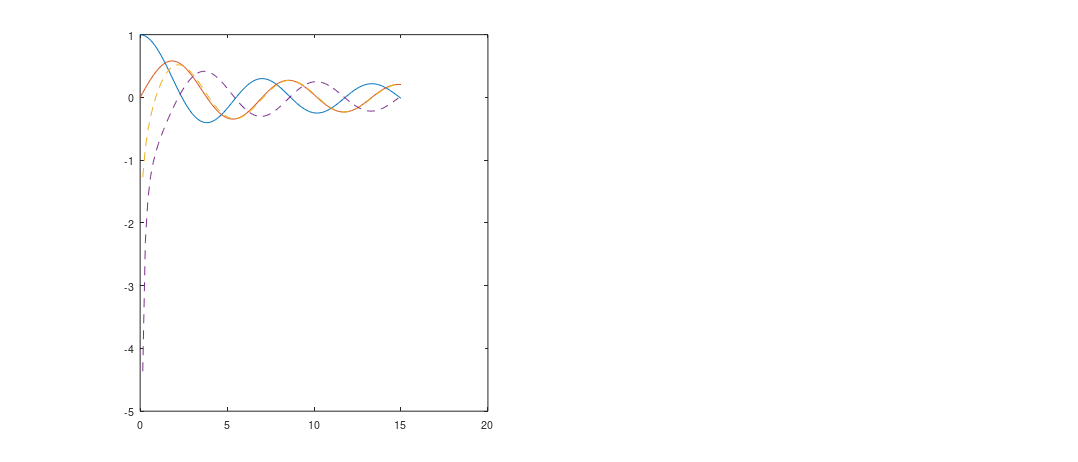

MATLAB code to generate this figure: (Note: this script raises an error after producing the figure.)
%% Wave power computation
% copied from ewtec_pap2 in Dropbox\matlab\studies
% 0) set up stuff

folder = 'C:\Users\s1213969\Dropbox\matlab\thesis\';
fontsi = 10;
figwid = 14;

%% 1) Bessel function pic

fighei = 6;

m1 = [0 1];
m2 = [7 12];
kr1 = linspace(0,15,101);

limM1 = sqrt(m1 + [1 1]);
limM2 = sqrt(m2 + [1 1]);

[M1, KR] = meshgrid(m1, kr1);
[M2] = meshgrid(m2, kr1);

J1 = besselj(M1, KR);
Y1 = bessely(M1, KR);
J2 = besselj(M2, KR);
Y2 = bessely(M2, KR);


figure;
set(gcf,'PaperPosition',[0 0 figwid fighei]);

dy = 2*10^-5;

subplot(1,2,1);
l0 = plot(kr1,J1);
hold on;
l2 = plot(kr1,Y1,'--');
set(l2(1), 'Color', l0(1).Color)
set(l2(2), 'Color', l0(2).Color)
%plot([1; 1]*limM1, [-2 -2; 2 2], 'k:')
set(gca, 'ylim', 2.2*[-1 1], 'ytick', [-2 -1 0 1 2],'FontSize', fontsi);
leg = legend('J_0', 'J_1', 'Y_0', 'Y_1');
%pos = leg.Position;
pos = [0.32 0.69 0.12 0.15];
set(leg, 'Box', 'off', 'Position', pos, 'FontSize', 6.5);
%ylabel('Magnitude');
xlabel('kr','FontSize', fontsi);

subplot(1,2,2);
l1 = plot(kr1,J2);
hold on;
l2 = plot(kr1,Y2,'--');
set(l2(1), 'Color', l0(1).Color)
set(l2(2), 'Color', l0(2).Color)
%plot([1; 1]*limM2, [-2 -2; 2 2], 'k:')
set(gca, 'ylim', 2.2*[-1 1], 'ytick', [-2 -1 0 1 2],'FontSize', fontsi);
leg = legend('J_7', 'J_{12}', 'Y_7', 'Y_{12}');
pos = [0.76 0.69 0.12 0.15];
set(leg, 'Box', 'off', 'Position', pos, 'FontSize', 6.5);
%ylabel('Magnitude');
xlabel('kr','FontSize', fontsi);

print('-dpng', '-r400', [folder 'pics\bessel_pow']);

%% 2) Point absorber pic
fighei = 7.5;

beta = pi/4;
M = 3;
m = -M:M;
a = 1;
aI = a/2*exp(-1i*m*(beta+pi/2));

close all;
figure;
set(gcf, 'PaperPosition', [0 0 figwid fighei]);
plotCoefs(M, aI, true, 'Color', [1 0 0], 'LineWidth', 1)

bR = a/2*[-1i*exp(1i*beta) -1 1i*exp(-1i*beta)];

MR = 1;

plotCoefs(MR, bR, false, 'Color', [0 0 1], 'LineWidth', 1, 'LineStyle', '--')

ax = gca;
lines = ax.Children;
leg = legend([lines(20), lines(1)], {'1/2 Incident', 'Radiated'}, 'Position', [0.7 0.7 0.1 0.1], 'FontSize', fontsi);
legend('boxoff');

x = 0.7;
y = 0.55;
w = 0.1;
h = 0.1;
an = annotation('textbox', [x y w h], 'String', ['\beta = \pi/4'], 'LineStyle', 'none', 'FontSize', fontsi);

% add labels
x = 0.52;
y = 0.55;
w = 0.1;
h = 0.1;
an = annotation('textbox', [x y w h], 'String', '|a|', 'LineStyle', 'none', 'FontSize', fontsi);
set(an, 'LineStyle', 'none');
x = 0.42;
y = 0.4;
an = annotation('textbox', [x y w h], 'String', 'ang(a)', 'LineStyle', 'none', 'FontSize', fontsi);
set(an, 'LineStyle', 'none');

% slope = [0.27/M -0.137/M];
slope = [0.26/M -0.16/M];
start = [0.5 0.38];

for m = -M:M
    x = start(1) + slope(1)*m;
    y = start(2) + slope(2)*m;
    if (m == 0)
        x = x + 0.02;
        y = y + 0.07;
        mstr = 'm = 0';
    else
        mstr =  num2str(m);
    end
    annotation('textbox', [x y w h], 'String', mstr, 'LineStyle', 'none', 'FontSize', fontsi);
end

print('-dpng', '-r400', [folder 'pics\rad_coefs']);

%% 3.1) Compute values for different beams for main pic

beams = [1 2 5 10 20 50];

Nb = length(beams);
M = 64;
nTheta = M*2^3;  

aSs = cell(Nb, 1);
aRs = cell(Nb, 2);

for n = 1:Nb
    [aS, aR] = wave_power_wamComp([folder 'runs'], beams(n), nTheta, M);
    aSs{n} = aS;
    aRs(n,1:2) = aR;
end

save([folder '\wave_power\pow_beams'], 'beams', 'aSs', 'aRs', 'M', 'Nb');

%% 3.2) Compute values for large range of beams pic

beamsB = 1:50;

NbB = length(beamsB);
M = 64;
nTheta = M*2^3;  

aSsB = cell(NbB, 1);
aRsB = cell(NbB, 2);

for n = 1:NbB
    [aS, aR] = wave_power_wamComp([folder 'runs'], beamsB(n), nTheta, M);
    aSsB{n} = aS;
    aRsB(n,1:2) = aR;
end

save([folder '\wave_power\pow_big_beams'], 'beamsB', 'aSsB', 'aRsB', 'M', 'NbB');

%% 4.1) Make main beams figure

load pow_beams

fighei = 18;
fontsi = 8;

M = 64;
Mt = 20;
inds = M+1-Mt:M+1+Mt;

m = -Mt:Mt;
aI = exp(-1i*(-M:M)*pi/2);
aI = aI.';

r = 1;
dep = 3;

h = 10;          
lam = 10;
T = IWaves.Lam2T(lam, h);
t = linspace(0,T,101);
omega = 2*pi/T;
k = 2*pi/lam;
eiomegat = exp(1i*omega*t);
wavx = linspace(-15,15,101);
wavz = exp(-1i*k*wavx);

rho = 1000;
g = 9.806650;
cg = IWaves.GroupVel(T, h);
const = 2*rho*g*cg/k;

uef = IWaves.UnitEnergyFlux(rho, T, h);
uef = uef./const;

figure;
set(gcf,'PaperPosition',[0 0 figwid fighei]);

tmar = 0.05;
lmar = 0.05;

fighei = 0.13;
%figwid1 = 0.14;
figwid1 = 0;
figwid2 = 0.2;
figwid3 = 0.25;

tbspc = 0.015;
lrspc = 0.055;

nsub = 5;

sca = [0.3 0.8 1.5 1.7 1.7 1.7];

bstartx = 0.01;
txtstarty = 1-tmar-0.072;

annotation('textbox', [bstartx txtstarty 0.1 0.1], 'String',{'Beam', '(B/A)'},...
        'LineStyle', 'none', 'FontWeight', 'bold', 'FontSize', fontsi)
% annotation('textbox', [0.11 txtstarty 0.1 0.1], 'String','Cylinder View',...
%         'LineStyle', 'none', 'FontWeight', 'bold', 'FontSize', fntsiz)
annotation('textbox', [0.12 txtstarty 0.1 0.1], 'String','Orbital Motion',...
        'LineStyle', 'none', 'FontWeight', 'bold', 'FontSize', fontsi)
cwstartx = lmar + 3*lrspc + figwid1 + figwid2 + 2*figwid3+0.01;
annotation('textbox', [cwstartx+0.01 txtstarty 0.1 0.1], 'String',{'E'},...
    'LineStyle', 'none', 'FontWeight', 'bold', 'FontSize', fontsi)


xs = [0.175 0.465 0.773 0.94];
vals = {'a)', 'b)', 'c)', 'd)'};
for n = 1:4
    annotation('textbox', [xs(n) 0.03 0.1 0.01], 'String', vals{n},...
        'LineStyle', 'none', 'FontWeight', 'bold', 'FontSize', fontsi)
end

for n = 1:Nb
    
    aS = aSs{n}.';
    aD = 1/2*aI + aS;
    aR1 = aRs{n,1}.';
    aR2 = aRs{n,2}.';
    BR = [aR1 aR2];
    zeta = BR\(-aD);
    d = aD + BR*zeta;
    
    pow = (abs(aD).^2 - abs(d).^2);
    powDiff = abs(aD).^2;
    eff = pow./powDiff;
    
    totPow = sum(pow);
    CW = totPow/uef;
    

    % Beam
    yplot = 1-tmar-fighei-(n-1)*(fighei+tbspc);
    beam = beams(n);
    annotation('textbox', [bstartx+0.01 yplot-0.01 0.1 0.1], 'String',...
        {[num2str(beam)]},...
        'LineStyle', 'none', 'FontSize', fontsi)
    
    % Plot motions
    xpath = real(zeta(1)*eiomegat);
    zpath = real(zeta(2)*eiomegat) - dep*ones(size(eiomegat));
    % arrow points
    xa = [xpath(1), xpath(25), xpath(50), xpath(75)];
    za = [zpath(1), zpath(25), zpath(50), zpath(75)];
    
    ua = omega*(za+dep*ones(size(za)));
    va = -omega*xa;
    la = sqrt(ua.^2 + va.^2);
    ua = ua./la;
    va = va./la;
    %subplot(Nb,nsub,nsub*(n-1)+2);
    subplot('Position', [lmar+lrspc+figwid1 yplot-0.0175 figwid2-0.018 fighei]);
    plot(xpath, zpath, 'Color', [0 0 0], 'LineWidth', 1);
    hold on;
    quiver(xa, za, ua, va, sca(n), 'k');
    plot(wavx, wavz, 'k--');
    %plot([-30 30], [0 0], 'k:');
    plot([-30 30], [-h -h], 'k');
    axis equal
    axis off
    set(gca, 'xlim', [-15 15], 'ylim', [-20 4]);

%     annotation('textbox', [lmar+lrspc+figwid+0.02 yplot+0.04 0.1 0.1], 'String',...
%         {['\zeta_1 = ' num2str(abs(zeta(1)), '%4.2f') ', \zeta_2 = ' num2str(abs(zeta(2)), '%4.2f')]},...
%         'LineStyle', 'none', 'FontSize', fntsiz)

    %subplot(Nb,nsub,nsub*(n-1)+4);
    subplot('Position', [lmar+3*lrspc+figwid1+figwid2+figwid3 yplot figwid3 fighei]);
    stem(m, eff(inds), 'Marker', '.', 'Color', [0 0 0]);
    hold on;
    plot([-Mt Mt], [1 1], 'k--');
    set(gca, 'ylim', [-0.1 1.1],'FontSize', fontsi);
    
    if (n == 1)
        title('Efficiency', 'FontSize', fontsi);
    end
    
    if (n == Nb)
        xlabel('m');
        set(gca, 'xtick', [-20 -10 0 10 20]);
    else
        set(gca, 'xtick', []);
    end
    CW2 = CW*k;
    annotation('textbox', [cwstartx+0.005 yplot-0.01 0.1 0.1], 'String',...
        {[num2str(CW2, '%3.1f')]}, 'LineStyle', 'none','FontSize', fontsi)
    plot([CW2/2 CW2/2], [0 1], 'k','LineStyle',':','Color', [1 0 0]);
    plot(-[CW2/2 CW2/2], [0 1], 'k','LineStyle',':','Color', [1 0 0]);
    
    % Plot wave comps
    %subplot(Nb,nsub,nsub*(n-1)+3);
    
    subplot('Position', [lmar+2*lrspc+figwid1+figwid2 yplot figwid3 fighei]);
    stem(m, abs(aD(inds)), 'Marker', '.', 'LineStyle', 'none', 'Color', [1 0 0]);

    hold on
    
    thisa = aR2*zeta(2);
    stem(m, abs(thisa(inds)), 'Marker', '.', 'Color', [0 0.5 0], 'LineStyle', '--');
    hold on
    
    thisa = aR1*zeta(1);
    stem(m, abs(thisa(inds)), 'Marker', '.', 'Color', [0 0 1]);
    
        set(gca, 'ylim', [0 0.7], 'FontSize', fontsi);
   
    
    if (n == 1)
        title('Wave Component Magnitude', 'FontSize', fontsi);
        ax = gca;
        lines = ax.Children;
        leg = legend([lines(3), lines(1), lines(2)], {'Diffracted', 'Surge', 'Heave'}, 'Position', [0.62 0.8 0.1 0.1], 'FontSize', fontsi);
        %legend('boxoff');
    end
    if (n == Nb)
        xlabel('m');
        set(gca, 'xtick', [-20 -10 0 10 20]);
    else
        set(gca, 'xtick', []);
    end

end

print('-dpng', '-r400', [folder 'pics\bristol_cyl_coefs']);

%% 4.2) Large beam range pic
load pow_big_beams

fighei = 9;

aI = exp(-1i*(-M:M)*pi/2);
aI = aI.';

h = 10;          
lam = 10;
T = IWaves.Lam2T(lam, h);
k = 2*pi/lam;

rho = 1000;
g = 9.806650;
cg = IWaves.GroupVel(T, h);
const = 2*rho*g*cg/k;

uef = IWaves.UnitEnergyFlux(rho, T, h);
uef = uef./const;

Es = zeros(NbB,1);
E2s = zeros(NbB,1);

for n = 1:NbB
    
    aS = aSsB{n}.';
    aD = 1/2*aI + aS;
    aR1 = aRsB{n,1}.';
    aR2 = aRsB{n,2}.';
    BR = [aR1 aR2];
    zeta = BR\(-aD);
    d = aD + BR*zeta;
    
    pow = (abs(aD).^2 - abs(d).^2);
    powDiff = abs(aD).^2;
    eff = pow./powDiff;
    
    E = sum(eff);
    
    Es(n) = E;
    
    totPow = sum(pow);
    CW = totPow/uef;
    
    E2 = k*CW;
    E2s(n) = E2;
end

figure;
set(gcf,'PaperPosition',[0 0 figwid fighei]);

coefs = polyfit(beamsB,Es.',1);
yfit = coefs(1)*(0:50) + coefs(2);

plot((0:50), yfit, 'k--');
hold on;
plot(beamsB, Es, 'LineWidth', 1)
axis equal

fontsi = 8;
xlabel('Beam (B/A)', 'FontSize', fontsi);
ylabel('E', 'FontSize', fontsi);
title('Power absorption (as E) v. Beam', 'FontSize', fontsi)

print('-dpng', '-r400', [folder 'pics\bristol_cyl_E']);

%% 5.1) Wave field - compute

% beam = 10;
beam = 10;

M = 32;
nTheta = M*2^3;  

[aSw, aRw, ~, ~, hydBody] = wave_power_wamComp([folder 'runs'], beam, nTheta, M, 'HydroBody');

x = -30:0.25:30;
[X, Y] = meshgrid(x, x);


rho = 1000;
h = 10;          
lam = 10;
T = IWaves.Lam2T(lam, h);

M = 32;
aI = exp(-1i*(-M:M)*pi/2);

D = hydBody.DiffTM;
D = CirWaveComp.Resize2M(D{1}, M);

aD = 1/2*aI.' + aSw.';
aR1 = aRw{1};
aR2 = aRw{2};
BR = [aR1.' aR2.'];
zeta = BR\(-aD);

I = eye(2*M+1);
rhs = BR*zeta;
lhs = -(0.5*I + D);
aIR = lhs\rhs;
aSR = D*aIR;

aIR = aIR.';
aSR = aSR.';

rwaves1 = CirWaves('Out', [0 0], {aR1}, T, h);
rwaves2 = CirWaves('Out', [0 0], {aR2}, T, h);
swaves = CirWaves('Out', [0 0], {aSw}, T, h);
iwaves = CirWaves('In', [0 0], {aI}, T, h);

sRwaves = CirWaves('Out', [0 0], {aSR}, T, h);
iRwaves = CirWaves('In', [0 0], {aIR}, T, h);

rwf1 = CirWaveField(rho, rwaves1, true, X, Y);
rwf2 = CirWaveField(rho, rwaves2, true, X, Y);
swf = CirWaveField(rho, swaves, true, X, Y);
iwf = IncCirWaveField(rho, iwaves, true, X, Y);

sRwf = CirWaveField(rho, sRwaves, true, X, Y);
iRwf = IncCirWaveField(rho, iRwaves, true, X, Y);

rwf1 = rwf1*zeta(1);
rwf2 = rwf2*zeta(2);
rwf = rwf1 + rwf2;
dwf = iwf + swf;
twf = dwf + rwf;

dRwf = iRwf + sRwf;
tRwf = dRwf + rwf;

thet = linspace(0, 2*pi, 101);
cir = 5*[cos(thet).', sin(thet).'];

rwf1.RemoveGeometries(cir, 'Out');
rwf2.RemoveGeometries(cir, 'Out');
rwf.RemoveGeometries(cir, 'Out');
dwf.RemoveGeometries(cir, 'Out');
twf.RemoveGeometries(cir, 'Out');

dRwf.RemoveGeometries(cir, 'Out');
tRwf.RemoveGeometries(cir, 'Out');

etaR1 = rwf1.Elevation;
etaR2 = rwf2.Elevation;
etaR = rwf.Elevation;
etaD = dwf.Elevation;
etaT = twf.Elevation;

etaDR = dRwf.Elevation;
etaTR = tRwf.Elevation;

%% 5.2) Wave field pic

fighei = 14;

figure;
set(gcf,'PaperPosition',[0 0 figwid fighei]);

tmar = 0.05;
lmar = 0.08;

pichei = 0.215;
picwid = 0.215;

tbspc = 0.1;
lrspc = 0.05;

cols = [lmar, lmar+picwid+lrspc, lmar+2*picwid+3*lrspc];
rows = [1-tmar-pichei, 1-tmar-2*pichei-1*tbspc, 1-tmar-3*pichei-2*tbspc];

etas = [etaR1, etaR2, etaR; etaD, etaR, etaT; etaDR, etaR, etaTR];
tits = {'Surge Radiated', 'Heave Radiated', 'Total Radiated'; ...
    'Plane Diffracted', 'Total Radiated', 'Total Wave Field'; ...
    'Generalized Diffracted', 'Total Radiated', 'Total Wave Field'};

% Plot body shape    
r = 1;
beam = 10;
xs = [r, r, -r, -r, r];
ys = [-beam/2, beam/2, beam/2, -beam/2, -beam/2];

% 0 is none
% 1 if forward
% -1 is backwards
arrow1 = [-1, -1, 0; 1 0 1; 1 0 1];
arrow2 = [1 1 1; 1 1 1; 1 1 0];

for m = 1:3
    for n = 1:3
        subplot('Position', [cols(n) rows(m) picwid pichei]);
        pcolor(X, Y, real(etas{m,n}));
        
        % colormap
        thesis_cmap
        
        hold on;
        plot(cir(:,1), cir(:,2), 'k');
        set(gca, 'clim', [-1 1], 'xtick', [-20 0 20], 'ytick', [-20 0 20], 'FontSize', fontsi);
        plot(xs, ys, 'k')
        
        if ((m == 3) && (n == 1))
            xlabel('x/A', 'FontSize', fontsi);
            ylabel('y/A', 'FontSize', fontsi);
            cb = colorbar('Position', [0.915 0.2 0.03 0.6]);
            set(cb, 'FontSize', fontsi);
            title(cb, 'Re\{\eta/A\}');
        else
            set(gca,'xticklabel', [], 'yticklabel', []);
        end
        title(tits{m,n}, 'FontSize', fontsi);
        fet;
        
        dx = 0.2*picwid/2;
        len = picwid/2-3*dx;
        x1 = cols(n)+dx;
        x2 = x1+len;
        x3 = x1+picwid/2+dx;
        x4 = x3+len;
        y1 = rows(m)+pichei/2;
        y2 = y1;
        
        if (arrow1(m,n) > 0)
            annotation('arrow', 'X', [x1 x2], 'Y', [y1 y2],...
                'HeadWidth', 5, 'HeadLength', 5);
        elseif (arrow1(m, n) < 0)
            annotation('arrow', 'X', [x2 x1], 'Y', [y1 y2],...
                'HeadWidth', 5, 'HeadLength', 5);
        end
        
        if (arrow2(m,n) > 0)
            annotation('arrow', 'X', [x3 x4], 'Y', [y1 y2],...
                'HeadWidth', 5, 'HeadLength', 5);
        elseif (arrow1(m, n) < 0)
            annotation('arrow', 'X', [x4 x3], 'Y', [y1 y2],...
                'HeadWidth', 5, 'HeadLength', 5);
        end

    end
    
    
    annotation('textbox', [cols(1)+picwid+lrspc/2-0.02 rows(m)+pichei/5 0.1 0.1],...
        'String','+', 'FitBoxToText', 'on', 'LineStyle', 'none','FontSize', 20, 'FontWeight', 'bold')
    
    annotation('textbox', [cols(2)+picwid+lrspc/2+0.008 rows(m)+pichei/5 0.1 0.1],...
        'String','=','FitBoxToText', 'on', 'LineStyle', 'none','FontSize', 20, 'FontWeight', 'bold')
    
end

print('-dpng', '-r400', [folder 'pics\bristol_wfs']);

%% 6.1) Flare Radius - comp profile

lam = 10;
k = 2*pi/lam;

beam = 10;

M = 32;
nTheta = M*2^3;  

y = 0:0.1:beam/2;

volc = 1^2*pi*beam;

r = 1 + besselj(2,k*y) + besselj(3,k*y) + besselj(4,k*y)+ besselj(5,k*y);
intR2 = trapz(y,r.^2);
coef = sqrt(1/2*beam/intR2);
r = coef*r;
vol2 = 2*pi*trapz(y,r.^2);

vol2/volc

prof = [y', r'];

[aSf, aRf, compf] = wave_power_wamComp([folder 'runs'], beam, nTheta, M, 'CustProf', prof);

[aSn, aRn, compn] = wave_power_wamComp([folder 'runs'], beam, nTheta, M);

M = 32;
Mt = 20;
m = -Mt:Mt;
mn = m + 0.15*ones(size(m));
mf = m - 0.15*ones(size(m));
inds = M+1-Mt:M+1+Mt;
aI = exp(-1i*(-M:M)*pi/2);
aI = aI.';


aS = aSf.';
aDf = 1/2*aI + aS;
aR1f = aRf{1}.';
aR2f = aRf{2}.';
BRf = [aR1f aR2f];
zetaf = BRf\(-aDf);
d = aDf + BRf*zetaf;

pow = (abs(aDf).^2 - abs(d).^2);
powDiff = abs(aDf).^2;
efff = pow./powDiff;
Ef = sum(efff);

aS = aSn.';
aDn = 1/2*aI + aS;
aR1n = aRn{1}.';
aR2n = aRn{2}.';
BRn = [aR1n aR2n];
zetan = BRn\(-aDn);
d = aDn + BRn*zetan;
    
pow = (abs(aDn).^2 - abs(d).^2);
powDiff = abs(aDn).^2;
effn = pow./powDiff;
En = sum(effn);

%% 6.2) Flare radius - pic


fighei = 14;

figure;
set(gcf,'PaperPosition',[0 0 figwid fighei]);

geo = compf.Bodies.PanelGeo;
geon = compn.Bodies.PanelGeo;

subplot(2,2,1);
dep = 3;
rs = 1;
beam = 10;
h = 10;
ys = [rs, rs, -rs, -rs, +rs];
xs = [-beam/2, beam/2, beam/2, -beam/2, -beam/2];

deps = dep*ones(size(r));
plot(y, r, 'Color', [0 0 0], 'LineWidth', 1);
hold on;
plot(xs, ys, 'k--', 'LineWidth', 1);
leg = legend('Flare', 'Straight');
posL = get(leg, 'Position');
posL(1) = posL(1)-0.1;
posL(2) = posL(2)-0.25;
set(leg, 'Box', 'off', 'Position', posL, 'FontSize', 11);
plot(-beam/2*ones(size(y))+flip(y), r, 'Color', [0 0 0], 'LineWidth', 1);
plot(y, -r, 'Color', [0 0 0], 'LineWidth', 1);
plot(-beam/2*ones(size(y))+flip(y), -r, 'Color', [0 0 0], 'LineWidth', 1);
plot([-beam/2 -beam/2], [-r(end) r(end)], 'Color', [0 0 0], 'LineWidth', 1);
plot([beam/2 beam/2], [-r(end) r(end)], 'Color', [0 0 0], 'LineWidth', 1);
title('Body Profile');
axis equal
set(gca, 'ylim', [-3.5 3.5], 'xlim', [-6 6]);
axis off;


subplot(2,2,2);
% surf(geo);
% axis equal;
% set(gca, 'View', [-56 28]);
% axis off;

% Plot motions
T = IWaves.Lam2T(lam, h);
t = linspace(0,T,101);
omega = 2*pi/T;
eiomegat = exp(1i*omega*t);

xpathf = real(zetaf(1)*eiomegat);
zpathf = real(zetaf(2)*eiomegat) - dep*ones(size(eiomegat));
% arrow points
xaf = [xpathf(1), xpathf(25), xpathf(50), xpathf(75)];
zaf = [zpathf(1), zpathf(25), zpathf(50), zpathf(75)];

xpathn = real(zetan(1)*eiomegat);
zpathn = real(zetan(2)*eiomegat) - dep*ones(size(eiomegat));
% arrow points
xan = [xpathn(1), xpathn(25), xpathn(50), xpathn(75)];
zan = [zpathn(1), zpathn(25), zpathn(50), zpathn(75)];

%     delx = diff([min(xa(:)) max(xa(:))])/4;
%     dely = diff([min(za(:)) max(za(:))])/4;
%     del = delx.^2 + dely.^2;

uaf = omega*(zaf+dep*ones(size(zaf)));
vaf = -omega*xaf;
laf = sqrt(uaf.^2 + vaf.^2);
uaf = uaf./laf;
vaf = vaf./laf;

uan = omega*(zan+dep*ones(size(zan)));
van = -omega*xan;
lan = sqrt(uan.^2 + van.^2);
uan = uan./lan;
van = van./lan;
%subplot(Nb,nsub,nsub*(n-1)+2);

plot(xpathf, zpathf, 'Color', [0 0 0], 'LineWidth', 1);
hold on;
quiver(xaf, zaf, uaf, vaf, 1, 'k');

plot(xpathn, zpathn, 'k--', 'LineWidth', 1);
quiver(xan, zan, uan, van, 1, 'k');
title('Orbital Motion');

%plot(wavx, wavz, 'k--');
%plot([-30 30], [0 0], 'k:');
%plot([-30 30], [-h -h], 'k');
axis equal
set(gca, 'xlim', [-3.5 3.5], 'ylim', [-6.5 0.5]);
%set(gca, 'xlim', [-15 15], 'ylim', [-20 4]);
axis off


subplot(2,2,4);
stem(mf, efff(inds), 'Marker', '.', 'Color', [0 0 0]);
hold on;
stem(mn, effn(inds), 'Marker', '.', 'Color', [0 0.5 0], 'LineStyle', '--');
% leg = legend('Flare', 'Straight');
% posL = get(leg, 'Position');
% posL(1) = posL(1)+0.1;
% posL(2) = posL(2)+0.15;
% set(leg, 'Box', 'off', 'Position', posL);
plot([-Mt Mt], [1 1], 'k--');
% plot([E/2 E/2], [0 1], 'k','LineStyle',':','Color', [1 0 0]);
%     plot(-[E/2 E/2], [0 1], 'k','LineStyle',':','Color', [1 0 0]);
set(gca, 'ylim', [-0.1 1.1]);
title('Efficiency');
xlabel('m');
set(gca, 'xlim', [-10 10], 'xtick', [-10 -5 0 5 10]);

volf = computeVolume(geo);
voln = computeVolume(geon);

annotation('textbox', [0.36 0.54 0.1 0.1], 'String',...
    {['E_f = ' num2str(Ef, '%3.1f')], ['E_s = ' num2str(En, '%3.1f')]},...
    'LineStyle', 'none');

    
% annotation('textbox', [0.5 0.5 0.1 0.1], 'String',...
%     {['E_f = ' num2str(Ef, '%3.1f'), '      E_n = ' num2str(En, '%3.1f')],...
%     ['Vol_f = ' num2str(volf, '%3.1f'),'      Vol_n= ' num2str(voln, '%3.1f')],...
%     ['E_f/Vol_f = ' num2str(Ef/volf, '%5.3f'), '      E_n/Vol_n= ' num2str(En/voln, '%5.3f')]},...
%     'LineStyle', 'none');

 subplot(2,2,3);
 %stem(m, abs(aDf(inds)), 'Marker', '.', 'LineStyle', 'none', 'Color', [1 0 0]);
 hold on
 thisa = aR2f*zetaf(2);
 stem(mf, abs(thisa(inds)), 'Marker', '.', 'Color', [0 0 0]);
 hold on
 thisa = aR1f*zetaf(1);
 stem(mf, abs(thisa(inds)), 'Marker', '.', 'Color', [0 0 0]);
 
 thisa = aR1n*zetan(2);
 stem(mn, abs(thisa(inds)), 'Marker', '.', 'Color', [0 0.5 0], 'LineStyle', '--');
 hold on
 thisa = aR2n*zetan(1);
 stem(mn, abs(thisa(inds)), 'Marker', '.', 'Color', [0 0.5 0], 'LineStyle', '--');
 set(gca, 'xlim', [-10 10], 'ylim', [0 1], 'Box', 'on');
 
title('Wave Component Magnitude');
xlabel('m');
set(gca, 'xlim', [-10 10], 'xtick', [-10 -5 0 5 10]);
 
 plot([-Mt Mt], [0.5 0.5], 'k--');
 
print('-dpng', '-r400', [folder 'pics\bristol_flare']);